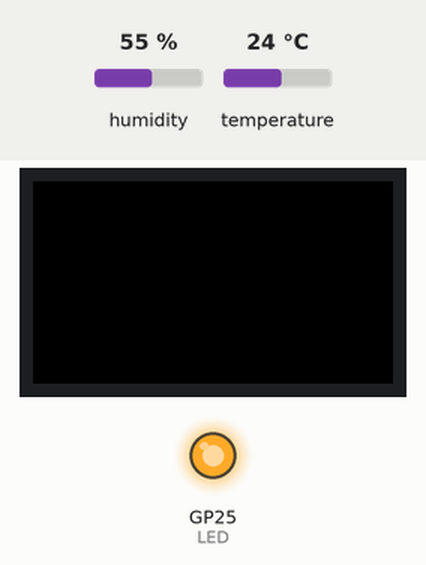
Recording of a program running on a simulated Raspberry Pi Pico running MicroPython. On the bench: 240×135 colour display, output pins drawn as LEDs (lit = HIGH). The inputs (shaded band) are chosen by the test bench; at power-on: humidity 55 %, temperature 24 °C. Library files of the repository ran but are not shown: ST7789.py; pins used as bus, display or sensor lines are not drawn.

Above: at 0.1 s.
At 15.9 s:
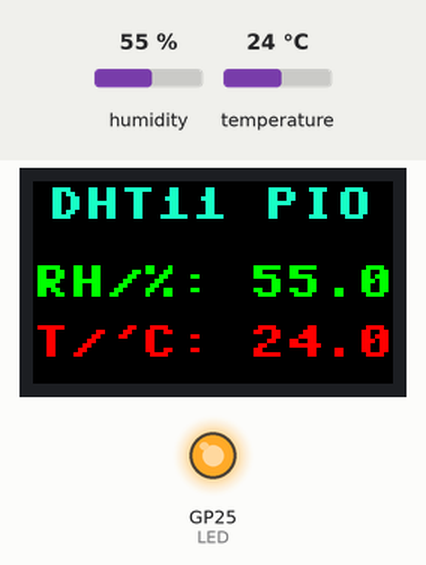
At 30.4 s:
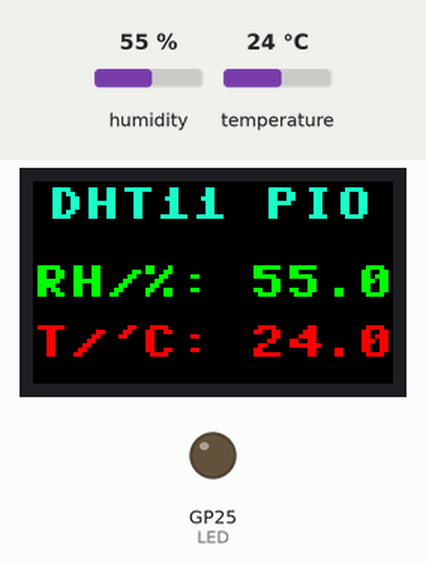
Timing chart, 0 to 130.0 s (numbered marks = the images above):
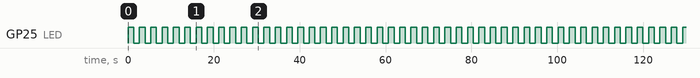

The program:

main.py
```python
from machine import Pin
from DHT import DHT11
from ST7789 import TFT114
from utime import sleep_ms


LED = Pin(25, Pin.OUT)
dht = DHT11(0)
tft = TFT114()


def write_text(text, x, y, size, color):
        background = tft.pixel(x, y)
        info = []

        tft.text(text, x, y, color)
        for i in range(x, x + (8 * len(text))):
            for j in range(y, y + 8):
                px_color = tft.pixel(i, j)
                info.append((i, j, px_color)) if px_color == color else None

        tft.text(text, x, y, background)

        for px_info in info:
            tft.fill_rect(size*px_info[0] - (size-1)*x , size*px_info[1] - (size-1)*y, size, size, px_info[2])


while(True):
    LED.toggle()
    dht.get_reading()
    tft.fill(tft.BLACK)
    write_text("DHT11 PIO", 10, 4, 3, tft.CYAN)
    write_text(("RH/%: " + str("%2.1f" %dht.rh)), 0, 56, 3, tft.GREEN)
    write_text(("T/'C: " + str("%2.1f" %dht.t)), 0, 96, 3, tft.RED)
    tft.show()
    sleep_ms(400)
```

DHT.py
```python
from micropython import const
from machine import Pin
from utime import sleep_ms
from rp2 import PIO, asm_pio, StateMachine


DHT11_sensor = const(0)
DHT2x_sensor = const(1)


class DHT():

    @asm_pio(set_init = PIO.OUT_HIGH,
             in_shiftdir = PIO.SHIFT_LEFT,
             autopush = True)

    def io_ops():
        set(pindirs, 1)                # Set the sensor pin as an output
        set(pins, 1)                   # Set the pin high
        nop() [2]                      # Wait a bit
        set(pins, 0)                   # Set the pin low
        set(x, 20)                     # Create a delay of approximately 12000 cycles or 12000 / 500000 = 24ms
        label('loop1')                 # while holding the pin low
        set(y, 20)
        label('loop2')
        nop() [26]
        jmp(y_dec, 'loop2')
        jmp(x_dec, 'loop1')

        set(pindirs, 0)                # Set sensor pin as an input
        wait(1, pin, 0)                # Wait for a high level response from the sensor
        wait(0, pin, 0)                # Wait for a low level response from the sensor
        wait(1, pin, 0)                # Wait for a high level response from the sensor
        wait(0, pin, 0)                # Wait for a low level response from the sensor

        set(x, 4)                      # Start recording 5 bytes of sensor data output
        label('bytes')
        set(y, 7)                      # Each byte contains 8 bits
        label('bits')
        wait(1, pin, 0)     [25]       # Wait for a high level response from the sensor and the wait for 25 / 500000 = 50us
        in_(pins, 1)                   # After 50us if the sensor is sending high out put then fill ISR with 1 or else fill with 0 and shift by 1 bit
        wait(0, pin, 0)                # Wait for a low level response from the sensor
        jmp(y_dec, 'bits')
        jmp(x_dec, 'bytes')

        push(block)                    # Finally push data out of RX_FIFO


    def __init__(self, _pin, _sensor, _sm = 0):
        self.pin = Pin(_pin, Pin.IN, Pin.PULL_UP)
        self.rh = 0
        self.t = 0
        self.checksum = 0
        self.sensor = _sensor
        self.sm = StateMachine(_sm, DHT.io_ops,
                               freq = 500000,
                               in_base = self.pin,
                               set_base = self.pin)
    	self.sm.active(1)


    def get_reading(self):
        self.sm.restart()
        value = self.sm.get()
        CRC = (self.sm.get() & 0xFF)

        byte_1 = ((value >> 24) & 0xFF)
        byte_2 = ((value >> 16) & 0xFF)
        byte_3 = ((value >> 8) & 0xFF)
        byte_4 = (value & 0xFF)

        self.checksum = (byte_1 + byte_2 + byte_3 + byte_4)

        if(self.checksum == CRC):
            sleep_ms(800)
            if(self.sensor == DHT2x_sensor):
                sign = 0

                if(byte_3 & 0x80):
                    sign = -1

                else:
                    sign = 1

                self.rh = (((byte_1 << 8) + byte_2) / 10)
                self.t = (((((byte_3 & 0x7F) << 8) + byte_4) * sign) / 10)

            else:
                self.rh = (byte_1 + (byte_2 / 100))
                self.t = (byte_3 + (byte_4 / 100))


class DHT11(DHT):
    def __init__(self, pin, sm = 0):
        super().__init__(pin, DHT11_sensor, sm)


class DHT2x(DHT):
    def __init__(self, pin, sm = 0):
        super().__init__(pin, DHT2x_sensor, sm)
```

Measured:
- by itself, GP25 (LED): alternates HIGH for 1.3 s and LOW for 1.3 s
- by itself, everything shown: repeats every 29.0 s, in 22 steps
